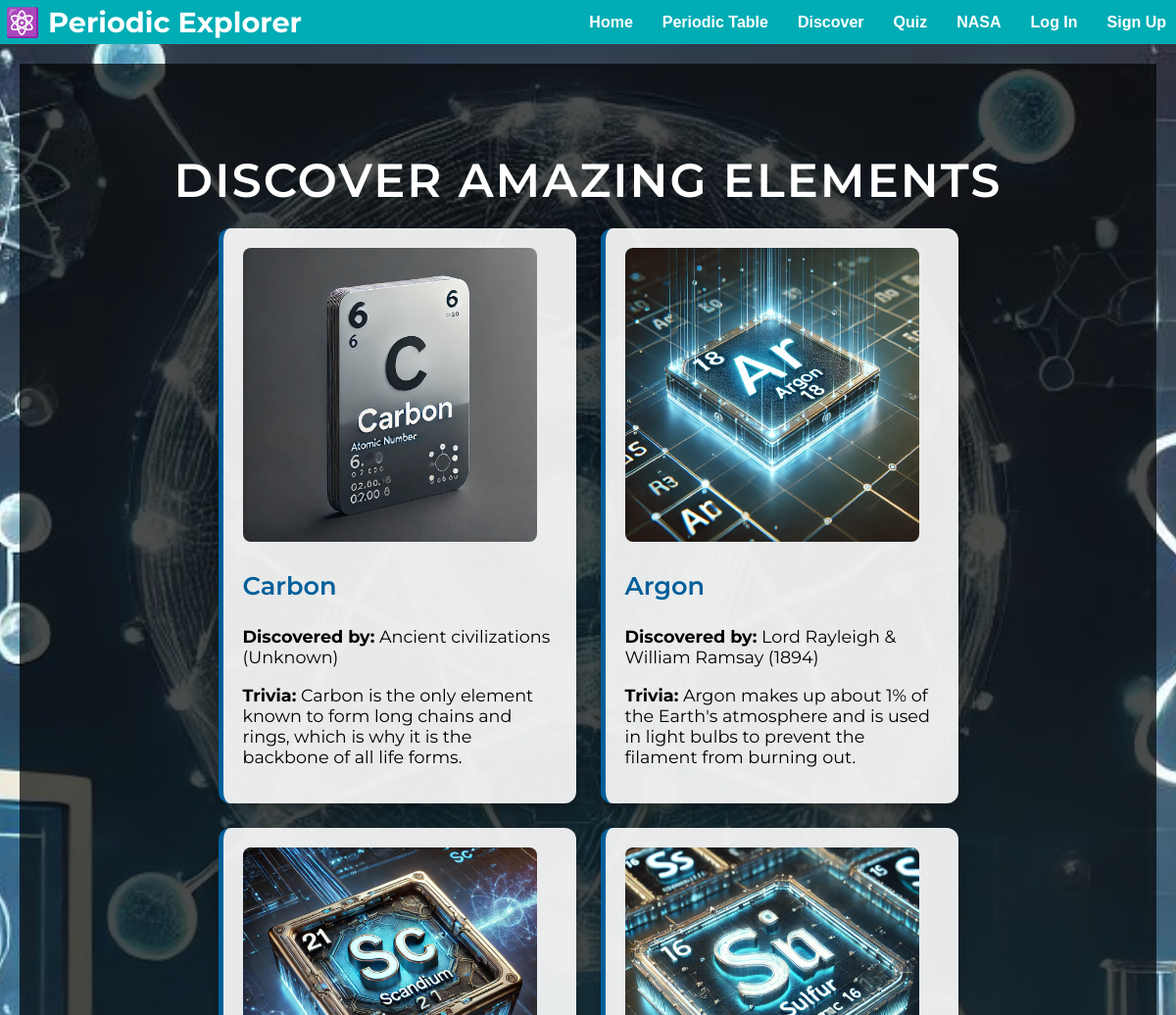
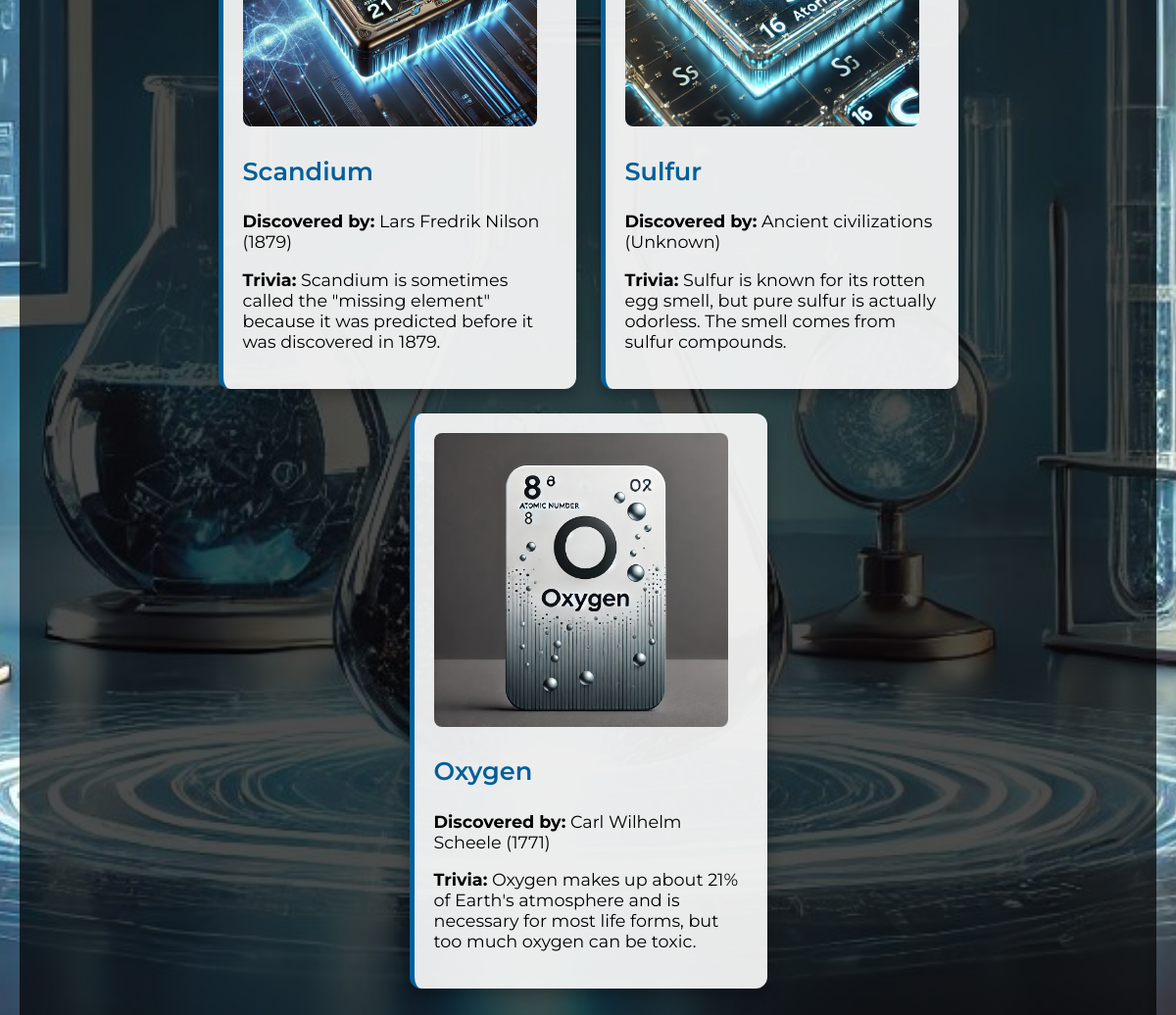
The page /discover/ on the database its author committed (2 pictures, top to bottom).
### elements/models.py (models this page shows, shortened)
class Discovery(models.Model):
    element_name = models.CharField(max_length=100)
    discovered_by = models.CharField(max_length=255, null=True, blank=True)
    discovery_year = models.IntegerField(null=True, blank=True)
    trivia = models.TextField(null=True, blank=True)
    image_filename = models.CharField(max_length=255, default="default.webp")  # ✅ Added image field
    created_at = models.DateTimeField(default=timezone.now)

### elements/views.py (the view)
# urls.py: path('discover/', discover_view, name='discover'),
def discover_view(request):
    discoveries = list(Discovery.objects.all())
    random.shuffle(discoveries)
    for d in discoveries:
        d.image_filename = f"{d.element_name.lower().replace(' ', '_')}.webp"  # ✅ Ensure filename matches saved images
    context = {"discoveries": discoveries[:5]}  # Send only 5 random discoveries
    return render(request, "discover.html", context)

### elements/templates/discover.html (shortened to what this page needs)
{% extends 'base.html' %}
{% load static %}
{% block content %}
<div id="discover-section">
    <h2 class="discover-title">Discover Amazing Elements</h2>
    <div id="discover-container">
        {% for item in discoveries %}
            <div class="discover-card">
                <img src="{% static 'images/elements/' %}{{ item.image_filename }}"
                     alt="{{ item.element_name }}" class="element-image">
                <h3>{{ item.element_name }}</h3>
                <p><strong>Discovered by:</strong> {{ item.discovered_by|default:"Unknown" }} ({{ item.discovery_year|default:"Unknown" }})</p>
                <p><strong>Trivia:</strong> {{ item.trivia|default:"No trivia available" }}</p>
            </div>
        {% empty %}
            <p>No discoveries available.</p>
        {% endfor %}
    </div>
</div>
{% endblock %}

### elements/templates/base.html (shortened to what this page needs)
<!DOCTYPE html>
<html lang="en">
<head>
</head>
<body>
    <nav>
        <div class="logo">
            <a href="{% url 'home' %}">⚛️ Periodic Explorer</a>
        </div>
        <ul>
            <li><a href="{% url 'home' %}">Home</a></li>
            <li><a href="{% url 'element_list' %}">Periodic Table</a></li>
            <li><a href="{% url 'discover' %}">Discover</a></li>
            <li><a href="{% url 'quiz' %}">Quiz</a></li>
            <li><a href="{% url 'nasa_page' %}">NASA</a></li>
            {% if user.is_authenticated %}
                <li class="dropdown">
                    <a href="#" class="account-btn">My Account</a>
                    <div class="dropdown-content">
                        <a href="{% url 'password_change' %}">Change Password</a>
                        <a href="{% url 'logout' %}">Log Out</a>
                    </div>
                </li>
            {% else %}
                <li><a href="{% url 'login' %}">Log In</a></li>
                <li><a href="{% url 'signup' %}">Sign Up</a></li>
            {% endif %}
        </ul>
    </nav>
    <div class="container">
        {% block content %}{% endblock %}
    </div>
</body>
</html>

### elements/templates/base.html (style rules this page uses)
body, html { margin: 0; padding: 0; width: 100%; }
nav { background-color: #00ADB5; padding: 5px; display: flex; justify-content: space-between; align-items: center; width: 100%; }
nav ul { list-style: none; margin: 0; padding: 0; display: flex; }
nav ul li { margin: 0 15px; }
nav ul li a { color: white; text-decoration: none; font-weight: bold; font-family: Arial, sans-serif; }
.container { padding: 20px; }
.logo a { color: white; font-size: 1.8em; font-weight: bold; text-decoration: none; transition: 0.3s; }

### rows shown on the page
Discovery: shows a picture, element_name "Carbon", discovered_by "Ancient civilizations", discovery_year "Unknown", trivia "Carbon is the only element known to form long chains and rings, which is why it is the backbone of all life forms."
Discovery: shows a picture, element_name "Argon", discovered_by "Lord Rayleigh & William Ramsay", discovery_year "1894", trivia "Argon makes up about 1% of the Earth's atmosphere and is used in light bulbs to prevent the filament from burning out."
Discovery: shows a picture, element_name "Scandium", discovered_by "Lars Fredrik Nilson", discovery_year "1879", trivia "Scandium is sometimes called the \"missing element\" because it was predicted before it was discovered in 1879."
Discovery: shows a picture, element_name "Sulfur", discovered_by "Ancient civilizations", discovery_year "Unknown", trivia "Sulfur is known for its rotten egg smell, but pure sulfur is actually odorless. The smell comes from sulfur compounds."
Discovery: shows a picture, element_name "Oxygen", discovered_by "Carl Wilhelm Scheele", discovery_year "1771", trivia "Oxygen makes up about 21% of Earth's atmosphere and is necessary for most life forms, but too much oxygen can be toxic."
